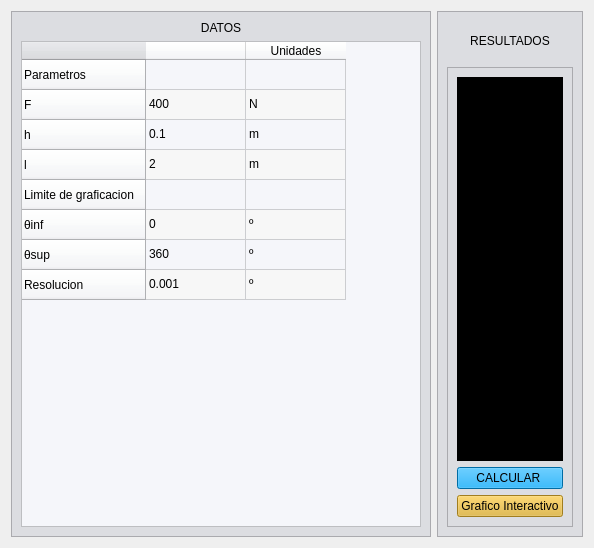
         <widget class="QWidget" name="tab_4">
          <attribute name="title">
           <string>τ, σ, σ' De union soldada de filetes transversales </string>
          </attribute>
          <layout class="QHBoxLayout" name="horizontalLayout_6">
           <item>
            <widget class="QFrame" name="frame_10">
             <property name="maximumSize">
              <size>
               <width>500</width>
               <height>16777215</height>
              </size>
             </property>
             <property name="styleSheet">
              <string notr="true">background-color:rgb(220, 221, 225);</string>
             </property>
             <property name="frameShape">
              <enum>QFrame::StyledPanel</enum>
             </property>
             <property name="frameShadow">
              <enum>QFrame::Raised</enum>
             </property>
             <layout class="QVBoxLayout" name="verticalLayout_10">
              <item>
               <widget class="QLabel" name="label_9">
                <property name="maximumSize">
                 <size>
                  <width>16777215</width>
                  <height>60</height>
                 </size>
                </property>
                <property name="text">
                 <string>DATOS</string>
                </property>
                <property name="alignment">
                 <set>Qt::AlignCenter</set>
                </property>
               </widget>
              </item>
              <item>
               <widget class="QTableWidget" name="tblDatos_3">
                <property name="minimumSize">
                 <size>
                  <width>400</width>
                  <height>486</height>
                 </size>
                </property>
                <property name="styleSheet">
                 <string notr="true">background-color:rgb(245, 246, 250);</string>
                </property>
                <property name="alternatingRowColors">
                 <bool>true</bool>
                </property>
                <row>
                 <property name="text">
                  <string>Parametros</string>
                 </property>
                </row>
                <row>
                 <property name="text">
                  <string>F</string>
                 </property>
                </row>
                <row>
                 <property name="text">
                  <string>h</string>
                 </property>
                </row>
                <row>
                 <property name="text">
                  <string>l</string>
                 </property>
                </row>
                <row>
                 <property name="text">
                  <string>Limite de graficacion</string>
                 </property>
                </row>
                <row>
                 <property name="text">
                  <string>θinf</string>
                 </property>
                </row>
                <row>
                 <property name="text">
                  <string>θsup</string>
                 </property>
                </row>
                <row>
                 <property name="text">
                  <string>Resolucion</string>
                 </property>
                </row>
                <column>
                 <property name="text">
                  <string/>
                 </property>
                </column>
                <column>
                 <property name="text">
                  <string>Unidades</string>
                 </property>
                </column>
                <item row="0" column="1">
                 <property name="text">
                  <string/>
                 </property>
                </item>
                <item row="1" column="0">
                 <property name="text">
                  <string>400</string>
                 </property>
                </item>
                <item row="1" column="1">
                 <property name="text">
                  <string>N</string>
                 </property>
                </item>
                <item row="2" column="0">
                 <property name="text">
                  <string>0.1</string>
                 </property>
                </item>
                <item row="2" column="1">
                 <property name="text">
                  <string>m</string>
                 </property>
                </item>
                <item row="3" column="0">
                 <property name="text">
                  <string>2</string>
                 </property>
                </item>
                <item row="3" column="1">
                 <property name="text">
                  <string>m</string>
                 </property>
                </item>
                <item row="5" column="0">
                 <property name="text">
                  <string>0</string>
                 </property>
                </item>
                <item row="5" column="1">
                 <property name="text">
                  <string>º</string>
                 </property>
                </item>
                <item row="6" column="0">
                 <property name="text">
                  <string>360</string>
                 </property>
                </item>
                <item row="6" column="1">
                 <property name="text">
                  <string>º</string>
                 </property>
                </item>
                <item row="7" column="0">
                 <property name="text">
                  <string>0.001</string>
                 </property>
                </item>
                <item row="7" column="1">
                 <property name="text">
                  <string>º</string>
                 </property>
                </item>
               </widget>
              </item>
             </layout>
            </widget>
           </item>
           <item>
            <widget class="QFrame" name="frame_11">
             <property name="styleSheet">
              <string notr="true">background-color:rgb(220, 221, 225);</string>
             </property>
             <property name="frameShape">
              <enum>QFrame::StyledPanel</enum>
             </property>
             <property name="frameShadow">
              <enum>QFrame::Raised</enum>
             </property>
             <layout class="QVBoxLayout" name="verticalLayout_11">
              <item>
               <widget class="QLabel" name="label_10">
                <property name="maximumSize">
                 <size>
                  <width>16777215</width>
                  <height>40</height>
                 </size>
                </property>
                <property name="text">
                 <string>RESULTADOS</string>
                </property>
                <property name="alignment">
                 <set>Qt::AlignCenter</set>
                </property>
               </widget>
              </item>
              <item>
               <widget class="QFrame" name="frame_12">
                <property name="frameShape">
                 <enum>QFrame::StyledPanel</enum>
                </property>
                <property name="frameShadow">
                 <enum>QFrame::Raised</enum>
                </property>
                <layout class="QVBoxLayout" name="verticalLayout_12">
                 <item>
                  <widget class="QFrame" name="frame_13">
                   <property name="styleSheet">
                    <string notr="true">background-color: rgb(0, 0, 0);</string>
                   </property>
                   <property name="frameShape">
                    <enum>QFrame::StyledPanel</enum>
                   </property>
                   <property name="frameShadow">
                    <enum>QFrame::Raised</enum>
                   </property>
                   <layout class="QHBoxLayout" name="horizontalLayout_5">
                    <item>
                     <layout class="QVBoxLayout" name="insertarGrafica_2"/>
                    </item>
                   </layout>
                  </widget>
                 </item>
                 <item>
                  <widget class="QPushButton" name="btnCalcular_3">
                   <property name="styleSheet">
                    <string notr="true">background-color:rgb(0, 151, 230);</string>
                   </property>
                   <property name="text">
                    <string>CALCULAR </string>
                   </property>
                  </widget>
                 </item>
                 <item>
                  <widget class="QPushButton" name="graficoInteractivo_2">
                   <property name="styleSheet">
                    <string notr="true">background-color:rgb(225, 177, 44);</string>
                   </property>
                   <property name="text">
                    <string>Grafico Interactivo</string>
                   </property>
                  </widget>
                 </item>
                </layout>
               </widget>
              </item>
             </layout>
            </widget>
           </item>
          </layout>
         </widget>
